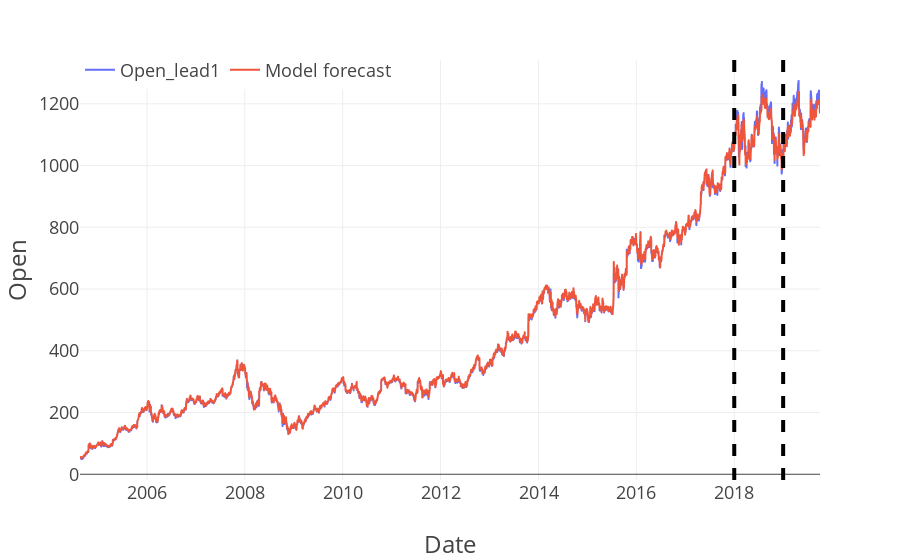

Write notebook code for a chart like this one.
### Code cell
fig = px.line(df_out, labels={'value': "Open", 'created_at': 'Date'})
fig.add_vline(x=val_start, line_width=4, line_dash="dash")
fig.add_vline(x=test_start, line_width=4, line_dash="dash")
# fig.add_annotation(xref="paper", x=0.75, yref="paper", y=0.8, text="Test set start", showarrow=False)
fig.update_layout(
  template=plot_template, legend=dict(orientation='h', y=1.02, title_text="")
)
fig.show()

### Figure 1 — Plotly figure (JSON) as saved in the notebook; plotly's stock layout.template omitted (floating-point values rounded to 4 significant figures; data arrays with more than 128 entries replaced by an {"elided": "..."} marker saying what was removed)
{"data": [{"hovertemplate": "variable=Open_lead1<br>Date=%{x}<br>Open=%{y}<extra></extra>", "legendgroup": "Open_lead1", "line": {"color": "#636efa", "dash": "solid"}, "marker": {"symbol": "circle"}, "mode": "lines", "name": "Open_lead1", "showlegend": true, "type": "scattergl", "x": {"elided": "3808 str values"}, "xaxis": "x", "y": {"elided": "3808 float values"}, "yaxis": "y"}, {"hovertemplate": "variable=Model forecast<br>Date=%{x}<br>Open=%{y}<extra></extra>", "legendgroup": "Model forecast", "line": {"color": "#EF553B", "dash": "solid"}, "marker": {"symbol": "circle"}, "mode": "lines", "name": "Model forecast", "showlegend": true, "type": "scattergl", "x": {"elided": "3808 str values"}, "xaxis": "x", "y": {"elided": "3808 float values"}, "yaxis": "y"}], "layout": {"legend": {"orientation": "h", "title": {"text": ""}, "tracegroupgap": 0, "y": 1.02}, "margin": {"t": 60}, "shapes": [{"line": {"dash": "dash", "width": 4}, "type": "line", "x0": "2018-01-01", "x1": "2018-01-01", "xref": "x", "y0": 0, "y1": 1, "yref": "y domain"}, {"line": {"dash": "dash", "width": 4}, "type": "line", "x0": "2019-01-01", "x1": "2019-01-01", "xref": "x", "y0": 0, "y1": 1, "yref": "y domain"}], "xaxis": {"anchor": "y", "domain": [0, 1], "title": {"text": "Date"}}, "yaxis": {"anchor": "x", "domain": [0, 1], "title": {"text": "Open"}}}}
